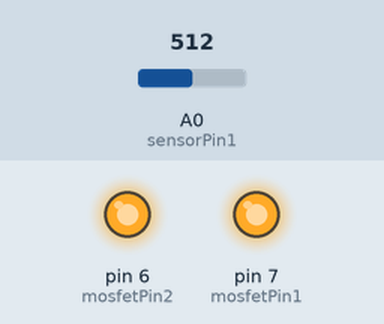
Simulated run of this sketch. Board: Arduino Uno, built with avr-gcc and run on an emulated ATmega328P. Parts: output pins drawn as LEDs (lit = HIGH). The inputs (shaded band) are chosen by the test bench; at power-on: A0 (sensorPin1) = 512.

Above: at 3.4 s.
3.5 s: A0 (sensorPin1) set to 742
6.5 s: A0 (sensorPin1) set to 775
At 8.5 s:
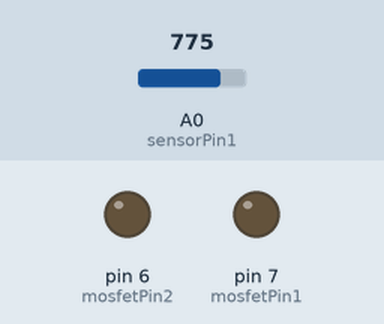
9.5 s: A0 (sensorPin1) set to 716
At 11.4 s:
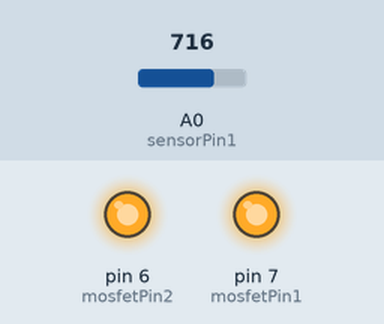
Timing chart, 0 to 12.9 s (numbered marks = the images above; inputs shaded):
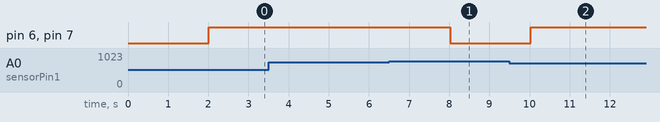

Measured:
- the behaviour switches between 760 and 761 on A0 (sensorPin1) (found by bisection; images 0 and 1)
- after the input at 3.5 s, every drawn part: stays the same
- after the input at 6.5 s, pin 6 (mosfetPin2), pin 7 (mosfetPin1): HIGH → LOW after 1.5 s
- after the input at 9.5 s, pin 6 (mosfetPin2), pin 7 (mosfetPin1): LOW → HIGH after 0.53 s

The sketch:

DualTemperatureControl.ino
```cpp
int sensorPin1 = A0;
int mosfetPin1 = 7; // controlling syringe heaters
int sensorPin2 = A1;
int mosfetPin2 = 6;

float targetTemp1 = 45; // in Celsius
float targetTemp2 = 45;

float resistor = 820; // Value of upper resistors in potential divider

int n = 20; // Number of samples averaged per reading

float sensorValue1 = 0;
float sensorValue2 = 0;

void setup() {
  pinMode(mosfetPin1, OUTPUT);
  digitalWrite(mosfetPin1, LOW);
  pinMode(mosfetPin2, OUTPUT);
  digitalWrite(mosfetPin2, LOW);
}

void loop() {

  // Take average of n readings for smoother operation
  sensorValue1 = 0;
  sensorValue2 = 0;
  for (int i=0; i<n; i++) {
    sensorValue1 += analogRead(sensorPin1);
    //sensorValue2 += analogRead(sensorPin2);
    sensorValue2 += analogRead(sensorPin1); // ONLY USE ONE TEMPERATURE SENSOR
    delay(100);
  }

  // DEAL WITH FIRST SYRINGE
  sensorValue1 = sensorValue1/(n*1023); // Convert to fraction of operating voltage
  sensorValue1 = (sensorValue1*resistor)/(1 - sensorValue1); // convert to resistance
  sensorValue1 = (sensorValue1 - 2000)/7.7 - 4; // convert to temperature of Pt2000 thermistor, assuming linearity
  // -4 gives a response matching that of the previous K-type thermocouple being used

  // Implement bang-bang temperature control, with small amount of hysteresis:
  if (sensorValue1 < (targetTemp1 - 0.5)) {
    digitalWrite(mosfetPin1, HIGH);
  }
  else if (sensorValue1 > (targetTemp1 + 0.5)) {
    digitalWrite(mosfetPin1, LOW);
  }

  // DEAL WITH SECOND SYRINGE
  sensorValue2 = sensorValue2/(n*1023); // Convert to fraction of operating voltage
  sensorValue2 = (sensorValue2*resistor)/(1 - sensorValue2); // convert to resistance
  sensorValue2 = (sensorValue2 - 2000)/7.7 - 4; // convert to temperature of Pt2000 thermistor, assuming linearity
  // -4 gives a response matching that of the previous K-type thermocouple being used

  // Implement bang-bang temperature control, with small amount of hysteresis:
  if (sensorValue2 < (targetTemp2 - 0.5)) {
    digitalWrite(mosfetPin2, HIGH);
  }
  else if (sensorValue2 > (targetTemp2 + 0.5)) {
    digitalWrite(mosfetPin2, LOW);
  }

}
```
